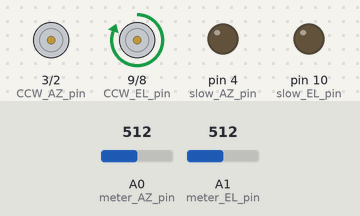
A sketch run on a simulated Arduino Uno, built with avr-gcc and run on an emulated ATmega328P. Shown: motor-driver pin pairs drawn as motors (green arrow = first pin HIGH = forward, orange = second pin HIGH = backward, longer = more drive), output pins drawn as LEDs (lit = HIGH). The inputs (shaded band) are chosen by the test bench; at power-on: A0 (meter_AZ_pin) = 512, A1 (meter_EL_pin) = 512. What the sketch prints to the serial monitor is not drawn.

Above: at 1.2 s.
1.3 s: A0 (meter_AZ_pin) set to 531
At 2.2 s:
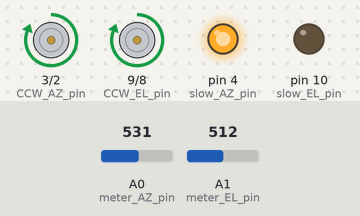
3.0 s: A1 (meter_EL_pin) set to 268
4.5 s: A1 (meter_EL_pin) set to 242
At 5.4 s:
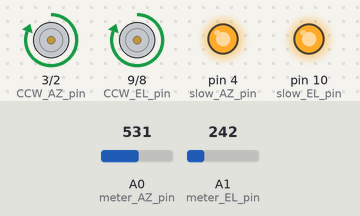
6.1 s: A0 (meter_AZ_pin) set to 1023
At 7.4 s:
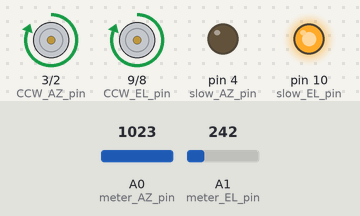
7.7 s: A1 (meter_EL_pin) set to 122
At 8.7 s:
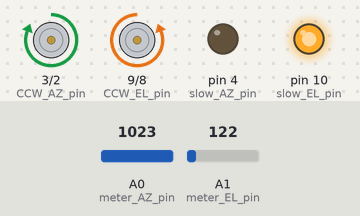
9.3 s: A0 (meter_AZ_pin) set to 0
At 9.7 s:
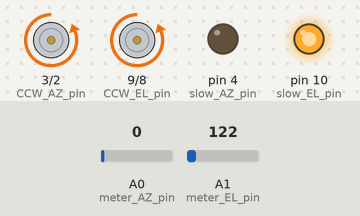
Timing chart, 0 to 11.8 s (numbered marks = the images above; inputs shaded):
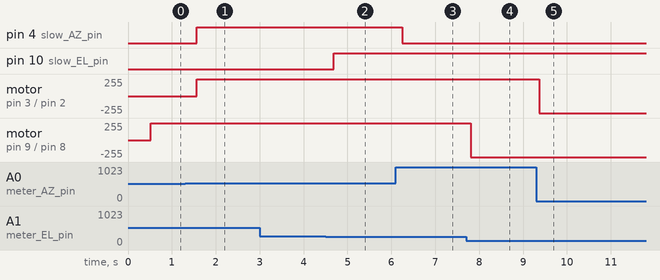

Measured:
- the behaviour switches between 520 and 521 on A0 (meter_AZ_pin) (found by bisection; images 0 and 1)
- the behaviour switches between 253 and 252 on A1 (meter_EL_pin) (found by bisection; images 1 and 2)
- after the input at 1.3 s, pin 4 (slow_AZ_pin): LOW → HIGH after 0.26 s; motor on pin 3 (CCW_AZ_pin) / pin 2 (CW_AZ_pin): stopped → forward 255/255 after 0.26 s
- after the input at 3.0 s, every drawn part: stays the same
- after the input at 4.5 s, pin 10 (slow_EL_pin): LOW → HIGH after 0.19 s
- after the input at 6.1 s, pin 4 (slow_AZ_pin): HIGH → LOW after 0.15 s
- after the input at 7.7 s, motor on pin 9 (CCW_EL_pin) / pin 8 (CW_EL_pin): forward 255/255 → backward 255/255 after 0.11 s
- after the input at 9.3 s, motor on pin 3 (CCW_AZ_pin) / pin 2 (CW_AZ_pin): forward 255/255 → backward 255/255 after 0.07 s

The sketch:

rotatorIF.ino
```cpp
/*
 * ローテーターコントローラ<->PCのインターフェースとなるマイコンのプログラム
 * シリアル通信によりローテータコントローラを操作することを可能にする
 * 詳細な仕様はspecification.mdを参照
 * 20160530 友岡
 */

#define ORDER_GET 'G'
#define ORDER_SET_TARGET 'T'
#define ORDER_SET_ERROR 'E'
#define ORDER_SET_FREQ 'F'

#include "CtrlSystem.h"

// AZコネクタピン1
// ポテンショメータの出力
int meter_AZ_pin = A0;

// AZコネクタピン2
// LOWならローターが右回転
int CW_AZ_pin = 2;

// AZコネクタピン3→NC
// コネクタピン4→11VDC電源

// AZコネクタピン5
// LOWならローターが左回転
int CCW_AZ_pin = 3;

// AZコネクタピン6
// LOWなら回転速度低下
int slow_AZ_pin = 4;

// ELコネクタピン1
// ポテンショメータの出力
int meter_EL_pin = A1;

// ELコネクタピン2
// LOWならローターが下回転
int CW_EL_pin = 8;

// ELコネクタピン3→NC
// コネクタピン4→11VDC電源

// ELコネクタピン5
// LOWならローターが上回転
int CCW_EL_pin = 9;

// ELコネクタピン6
// LOWなら回転速度低下
int slow_EL_pin = 10;

int target_AZ = 0;  // デフォルトの角度
int target_EL = 0;  // デフォルトの角度
int allowed_error_AZ = 5;
int allowed_error_EL = 5;
int ctrl_interval_ms = 500;

CtrlSystem AZ_control(CW_AZ_pin, CCW_AZ_pin, slow_AZ_pin, meter_AZ_pin);
CtrlSystem EL_control(CW_EL_pin, CCW_EL_pin, slow_EL_pin, meter_EL_pin);

void setup() {
  init_com();
  AZ_control.set_adc_values(0.24, 4.72, -180, 180);
  EL_control.set_adc_values(0.50, 4.53,  -10, 100);
  AZ_control.set_allowed_error(allowed_error_AZ);
  EL_control.set_allowed_error(allowed_error_EL);
  AZ_control.myName = "AZ_control";
  EL_control.myName = "EL_control";
}

void loop() {
  static long previous_time = 0;
  long timenow = millis();
  if (timenow - previous_time > ctrl_interval_ms) {
    // 制御周期分時間経過したら制御
    previous_time  = timenow;
    int AZnow = AZ_control.start_control();
    int ELnow = EL_control.start_control();
    //send_data(AZnow, ELnow);
  }

  char command = receive_order();
  switch (command) {
    case ORDER_GET: {
      int est_AZ = AZ_control.get_estimation();
      int est_EL = EL_control.get_estimation();
      send_data(est_AZ, est_EL);
    break;
    }
    case ORDER_SET_TARGET:
      target_AZ = AZ_control.set_target(target_AZ);
      target_EL = EL_control.set_target(target_EL);
    break;
    case ORDER_SET_ERROR:
      AZ_control.set_allowed_error(allowed_error_AZ);
      EL_control.set_allowed_error(allowed_error_EL);
    break;
  }
}
```

CtrlSystem.cpp
```cpp
#include "Arduino.h"
#include "CtrlSystem.h"

CtrlSystem::CtrlSystem(int cwPin, int ccwPin, int slowPin, int meterPin) {
  cw_pin = cwPin;
  ccw_pin = ccwPin;
  slow_pin = slowPin;
  meter_pin = meterPin;

  pinMode(cw_pin, OUTPUT);
  pinMode(ccw_pin, OUTPUT);
  pinMode(slow_pin, OUTPUT);
  //pinMode(meter_pin, INPUT);

  fromLow = 0.1;
  fromHigh = 5;
  toLow = -180;
  toHigh = 180;

  set_target(0);
  set_allowed_error(10);
  myName = "CtrlSystem";
}

int CtrlSystem::set_target(int target) {
  if (target >= toLow && target <= toHigh) {
    // 範囲外は無視
    target_deg = target;
  }
  return target_deg;
}

int CtrlSystem::start_control() {
  static bool reached = true;
  int estimation = determine();
  int distance = target_deg - estimation ;

  if (reached && abs(distance) < allowed_error){
    stop_rotation();
    return estimation;
  }
  else {
    //reached = false;
  }

  // 目標近傍では回転速度を下げる
  if (abs(distance) < allowed_error * 2) {
    set_slow_rotation(true);
  }
  else {
    set_slow_rotation(false);
  }

  if (distance > 0) {
    start_CW_rotation();
  }
  else {
    start_CCW_rotation();
  }

  return estimation;
}

void CtrlSystem::set_adc_values(float lowV, float highV, int lowDeg, int highDeg) {
  fromLow = lowV;
  fromHigh = highV;
  toLow = lowDeg;
  toHigh = highDeg;
}

// ±error [deg]の許容制御誤差
void CtrlSystem::set_allowed_error(int error) {
  allowed_error = error;
}

int CtrlSystem::get_current_error() {
  int estimation = determine();
  return target_deg-estimation;
}

int CtrlSystem::get_estimation() {
  return determine();
}

void CtrlSystem::start_CW_rotation() {
  digitalWrite(ccw_pin, LOW);
  digitalWrite(cw_pin, HIGH);
}

void CtrlSystem::start_CCW_rotation() {
  digitalWrite(cw_pin, LOW);
  digitalWrite(ccw_pin, HIGH);
}

void CtrlSystem::set_slow_rotation(bool isOn) {
  if (isOn) {
    digitalWrite(slow_pin, HIGH);
  }
  else {
    digitalWrite(slow_pin, LOW);
  }
}

void CtrlSystem::stop_rotation() {
  digitalWrite(cw_pin, LOW);
  digitalWrite(ccw_pin, LOW);
}

int CtrlSystem::determine() {
  int anaraw = analogRead(meter_pin);
  float anav = anaraw * 5.0 / 1024;
  //Serial.print(anav );
  int estimation_deg = (anav - fromLow) * (toHigh - toLow) / (fromHigh - fromLow) + toLow;
  return estimation_deg;
}
```

CtrlSystem.h
```cpp
#ifndef CtrlSystem_h
#define CtrlSystem_h

#include "Arduino.h"

class CtrlSystem {
  public:
    CtrlSystem(int cwPin, int ccwPin, int slowPin, int meterPin);
    int set_target(int target);
    int start_control();
    void set_adc_values(float lowV, float highV, int lowDeg, int highDeg);
    void set_allowed_error(int error);
    int get_estimation();
    int get_current_error();
    String myName;
  private:
    int cw_pin;
    int ccw_pin;
    int slow_pin;
    int meter_pin;
    float fromLow, fromHigh;
    int toLow, toHigh;
    int target_deg;
    int allowed_error;
    int is_rotating_CW;
    void start_CW_rotation();
    void start_CCW_rotation();
    void set_slow_rotation(bool isOn);
    void stop_rotation();
    int determine();
};

#endif
```

com.ino
```cpp
#define TEMPBUF_SIZE 64

extern int target_AZ;
extern int target_EL;
extern int allowed_error_AZ;
extern int allowed_error_EL;
extern int ctrl_interval_ms;

void init_com() {
  Serial.begin(9600);
  Serial.println("completed initialization");
}

char receive_order() {
  static char tempbuf[TEMPBUF_SIZE]; // 受信バッファ
  bool received = false; // ループフラグ
  volatile unsigned long counter = 0;
  // 無限ループ防止の為、タイムアウトできるようにする
  int index = 0; // バッファのポインタ
  char command = 0;

  while(!received && index < TEMPBUF_SIZE &&  counter++ < 10000L) {
    // 約6.25msでタイムアウト
    if(Serial.available()) {
      unsigned char rxletter = Serial.read();
      switch(rxletter) {
        case '\n':
          // LF(\n)で命令終了
          tempbuf[index] = 0x00;
          received = true;
          break;

        default:
          if (index >= 0)  {
            tempbuf[index] = rxletter;
            counter = 0;
            index++;
        }
      }
    }
    counter++;
  }
  if (received) {  // タイムアウトせずにループを抜けた場合
    command = parse(tempbuf);
  }
  return command;
}

char parse(char *buf) {
//       0       1~
// buf = command,[payload]
  char* commandstr = strtok(buf, ",");
  char command = commandstr[0];
  switch(command) {
    case ORDER_GET:
    break;
    case ORDER_SET_TARGET: {
      char* az_str = strtok(NULL, ",");
      char* el_str = strtok(NULL, ",");
      if (az_str != NULL && el_str != NULL) {
        target_AZ = atoi(az_str);
        target_EL = atoi(el_str);
      }
      else {
        // 受信失敗など
        command = 0;
      }
    break;
    }
    case ORDER_SET_ERROR: {
      char* az_str = strtok(NULL, ",");
      char* el_str = strtok(NULL, ",");
      if (az_str != NULL && el_str != NULL) {
        allowed_error_AZ = atoi(az_str);
        allowed_error_EL = atoi(el_str);
      }
      else {
        command = 0;
      }
    break;
    }
    case ORDER_SET_FREQ: {
      char* freq_str = strtok(NULL, ",");
      if (freq_str != NULL) {
        ctrl_interval_ms = atoi(freq_str);
      }
      else {
        command = 0;
      }
    break;
    }
  }
  return command;
}

void send_data(int est_AZ, int est_EL) {
  int error_AZ = target_AZ - est_AZ;
  int error_EL = target_EL - est_EL;
  Serial.print(ORDER_GET);
  Serial.print(',');
  Serial.print(est_AZ);
  Serial.print(',');
  Serial.print(est_EL);
  Serial.print(',');
  Serial.print(target_AZ);
  Serial.print(',');

  Serial.print(target_EL);
  Serial.print(',');
  Serial.print(error_AZ);
  Serial.print(',');
  Serial.print(error_EL);
  Serial.print(',');
  Serial.print(ctrl_interval_ms);
  Serial.print('\n');
}
```
